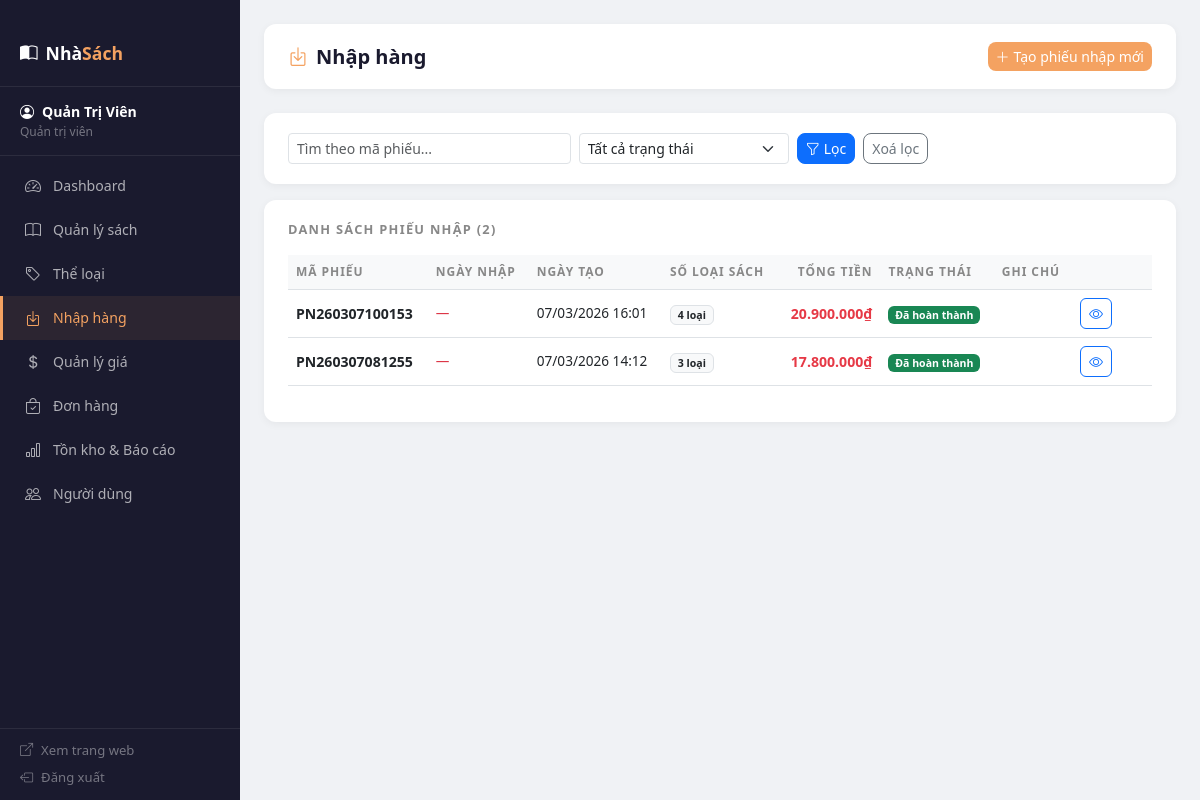
/admin/import.php (signed in), run on an earlier commit of the app's database.
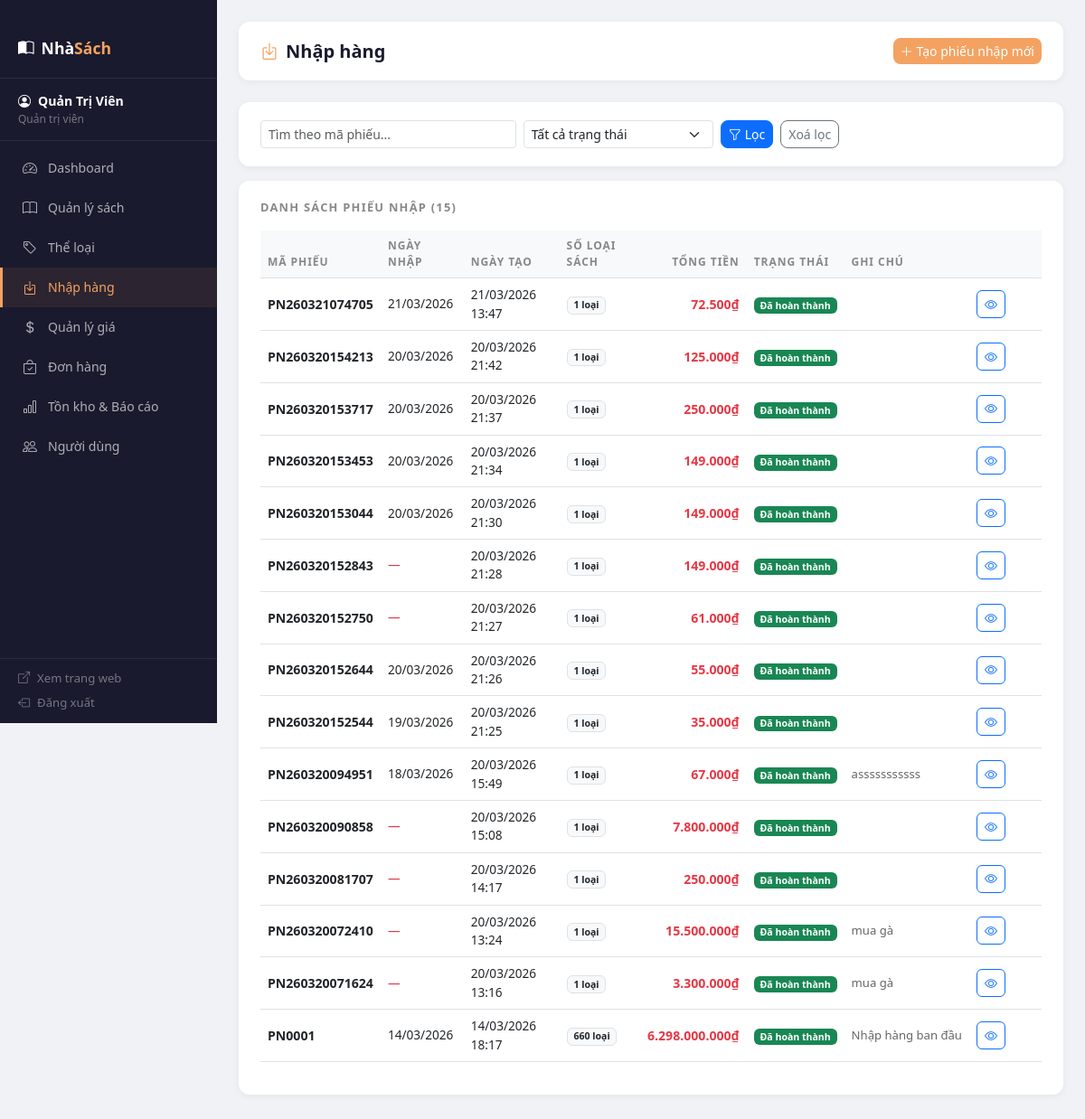
And on a later commit of the database.
### tables this page shows
CREATE TABLE `phieu_nhap` (
  `id` int(11) NOT NULL,
  `ma_phieu` varchar(20) NOT NULL,
  `ngay_nhap` date NOT NULL,
  `ghi_chu` text DEFAULT NULL,
  `trang_thai` enum('draft','done') NOT NULL DEFAULT 'draft',
  `nguoi_tao` int(11) DEFAULT NULL,
  `ngay_tao` datetime DEFAULT current_timestamp()
);

### admin/import.php (the view, shortened to what the changed rows need)
<?php
require_once 'includes/admin_header.php';
$where  = ["1=1"];
$params = [];
$where_sql = implode(' AND ', $where);
$phieus = $pdo->prepare("
    SELECT pn.*,
           (SELECT COUNT(*) FROM chi_tiet_nhap WHERE phieu_nhap_id = pn.id) AS so_dong,
           (SELECT COALESCE(SUM(so_luong * don_gia),0) FROM chi_tiet_nhap WHERE phieu_nhap_id = pn.id) AS tong_tien
    FROM phieu_nhap pn
    WHERE $where_sql
    ORDER BY pn.ngay_tao DESC
");
$phieus->execute($params);
$phieus = $phieus->fetchAll();
?>
<div class="admin-card">
  <div class="card-title">Danh sách phiếu nhập (<?= count($phieus) ?>)</div>
  <?php if (empty($phieus)): ?>
    <p class="text-muted text-center py-4">Chưa có phiếu nhập nào.</p>
  <?php else: ?>
    <div class="table-responsive">
      <table class="table admin-table table-hover">
        <thead>
          <tr>
            <th>Mã phiếu</th>
            <th>Ngày nhập</th>
            <th>Ngày tạo</th>
            <th>Số loại sách</th>
            <th class="text-end">Tổng tiền</th>
            <th>Trạng thái</th>
            <th>Ghi chú</th>
            <th style="width:80px;"></th>
          </tr>
        </thead>
        <tbody>
          <?php foreach ($phieus as $p): ?>
          <tr style="cursor:pointer;"
              onclick="window.location='/nhasach/admin/import_edit.php?id=<?= $p['id'] ?>'"
              onmouseover="this.style.background='#fff8f3'"
              onmouseout="this.style.background=''">
            <td><strong><?= htmlspecialchars($p['ma_phieu']) ?></strong></td>
            <td style="font-size:.85rem;">
              <?= ($p['ngay_nhap'] && $p['ngay_nhap'] !== '0000-00-00')
                  ? date('d/m/Y', strtotime($p['ngay_nhap']))
                  : '<span class="text-danger">—</span>' ?>
            </td>
            <td style="font-size:.85rem;"><?= date('d/m/Y H:i', strtotime($p['ngay_tao'])) ?></td>
            <td><span class="badge bg-light text-dark border"><?= $p['so_dong'] ?> loại</span></td>
            <td class="text-end" style="color:#e63946; font-weight:600;">
              <?= $p['tong_tien'] > 0 ? number_format($p['tong_tien'], 0, ',', '.') . '₫' : '—' ?>
            </td>
            <td>
              <?php if ($p['trang_thai'] === 'done'): ?>
                <span class="badge bg-success">Đã hoàn thành</span>
              <?php else: ?>
                <span class="badge bg-warning text-dark">Đang soạn</span>
              <?php endif; ?>
            </td>
            <td style="font-size:.82rem; color:#666; max-width:160px;" class="text-truncate">
              <?= htmlspecialchars($p['ghi_chu'] ?? '') ?>
            </td>
            <td onclick="event.stopPropagation()">
              <a href="/nhasach/admin/import_edit.php?id=<?= $p['id'] ?>"
                 class="btn btn-sm btn-outline-primary" style="border-radius:6px;"
                 title="<?= $p['trang_thai'] === 'draft' ? 'Sửa phiếu' : 'Xem phiếu' ?>">
                <i class="bi <?= $p['trang_thai'] === 'draft' ? 'bi-pencil' : 'bi-eye' ?>"></i>
              </a>
            </td>
          </tr>
          <?php endforeach; ?>
        </tbody>
      </table>
    </div>
  <?php endif; ?>
</div>
<?php
require_once 'includes/admin_footer.php';
?>

### admin/includes/admin_header.php (shortened to what the changed rows need)
<?php
$current_page = basename($_SERVER['PHP_SELF']);
$nav_items = [
    ['file' => 'index.php',     'icon' => 'bi-speedometer2',  'label' => 'Dashboard'],
    ['file' => 'products.php',  'icon' => 'bi-book',          'label' => 'Quản lý sách'],
    ['file' => 'categories.php','icon' => 'bi-tag',           'label' => 'Thể loại'],
    ['file' => 'import.php',    'icon' => 'bi-box-arrow-in-down','label' => 'Nhập hàng'],
    ['file' => 'prices.php',    'icon' => 'bi-currency-dollar','label' => 'Quản lý giá'],
    ['file' => 'orders.php',    'icon' => 'bi-bag-check',     'label' => 'Đơn hàng'],
    ['file' => 'inventory.php', 'icon' => 'bi-bar-chart',     'label' => 'Tồn kho & Báo cáo'],
    ['file' => 'users.php',     'icon' => 'bi-people',        'label' => 'Người dùng'],
];
?>
<!DOCTYPE html>
<html lang="vi">
<head>
  <link href="https://cdn.jsdelivr.net/npm/bootstrap@5.3.0/dist/css/bootstrap.min.css" rel="stylesheet">
  <link href="https://cdn.jsdelivr.net/npm/bootstrap-icons@1.10.5/font/bootstrap-icons.css" rel="stylesheet">
  <link href="/nhasach/assets/css/style.css" rel="stylesheet">
</head>
<body>
<div class="admin-sidebar">
  <nav class="sidebar-nav">
    <?php foreach ($nav_items as $item): ?>
      <a href="/nhasach/admin/<?= $item['file'] ?>"
         class="admin-nav-link <?= $current_page === $item['file'] ? 'active' : '' ?>">
        <i class="bi <?= $item['icon'] ?>"></i>
        <?= $item['label'] ?>
      </a>
    <?php endforeach; ?>
  </nav>
</div>
<div class="admin-content">

What changed in the data, as far as the page shows it:
added phieu_nhap: ma_phieu "PN260321074705", ngay_nhap "21/03/2026", ngay_tao "21/03/2026 13:47", so_dong "1", tong_tien "72.500", trang_thai "Đã hoàn thành"
added phieu_nhap: ma_phieu "PN260320154213", ngay_nhap "20/03/2026", ngay_tao "20/03/2026 21:42", so_dong "1", tong_tien "125.000", trang_thai "Đã hoàn thành"
added phieu_nhap: ma_phieu "PN260320153717", ngay_nhap "20/03/2026", ngay_tao "20/03/2026 21:37", so_dong "1", tong_tien "250.000", trang_thai "Đã hoàn thành"
added phieu_nhap: ma_phieu "PN260320153453", ngay_nhap "20/03/2026", ngay_tao "20/03/2026 21:34", so_dong "1", tong_tien "149.000", trang_thai "Đã hoàn thành"
added phieu_nhap: ma_phieu "PN260320153044", ngay_nhap "20/03/2026", ngay_tao "20/03/2026 21:30", so_dong "1", tong_tien "149.000", trang_thai "Đã hoàn thành"
added phieu_nhap: ma_phieu "PN260320152843", ngay_tao "20/03/2026 21:28", so_dong "1", tong_tien "149.000", trang_thai "Đã hoàn thành"
added phieu_nhap: ma_phieu "PN260320152750", ngay_tao "20/03/2026 21:27", so_dong "1", tong_tien "61.000", trang_thai "Đã hoàn thành"
added phieu_nhap: ma_phieu "PN260320152644", ngay_nhap "20/03/2026", ngay_tao "20/03/2026 21:26", so_dong "1", tong_tien "55.000", trang_thai "Đã hoàn thành"
added phieu_nhap: ma_phieu "PN260320152544", ngay_nhap "19/03/2026", ngay_tao "20/03/2026 21:25", so_dong "1", tong_tien "35.000", trang_thai "Đã hoàn thành"
added phieu_nhap: ma_phieu "PN260320094951", ngay_nhap "18/03/2026", ngay_tao "20/03/2026 15:49", so_dong "1", tong_tien "67.000", trang_thai "Đã hoàn thành", ghi_chu "asssssssssss"
added phieu_nhap: ma_phieu "PN260320090858", ngay_tao "20/03/2026 15:08", so_dong "1", tong_tien "7.800.000", trang_thai "Đã hoàn thành"
added phieu_nhap: ma_phieu "PN260320081707", ngay_tao "20/03/2026 14:17", so_dong "1", tong_tien "250.000", trang_thai "Đã hoàn thành"
added phieu_nhap: ma_phieu "PN260320072410", ngay_tao "20/03/2026 13:24", so_dong "1", tong_tien "15.500.000", trang_thai "Đã hoàn thành", ghi_chu "mua gà"
changed phieu_nhap (number 14 of 15 on the later page): ma_phieu "PN260307100153" → "PN260320071624"; ngay_tao "07/03/2026 16:01" → "20/03/2026 13:16"; so_dong "4" → "1"; tong_tien "20.900.000" → "3.300.000"; ghi_chu (not shown) → "mua gà"
changed phieu_nhap: ma_phieu "PN260307081255" → "PN0001"; ngay_nhap (not shown) → "14/03/2026"; ngay_tao "07/03/2026 14:12" → "14/03/2026 18:17"; so_dong "3" → "660"; tong_tien "17.800.000" → "6.298.000.000"; ghi_chu (not shown) → "Nhập hàng ban đầu"; no longer shows "—"
Also different on the page:
count($phieus): "2" → "15"
